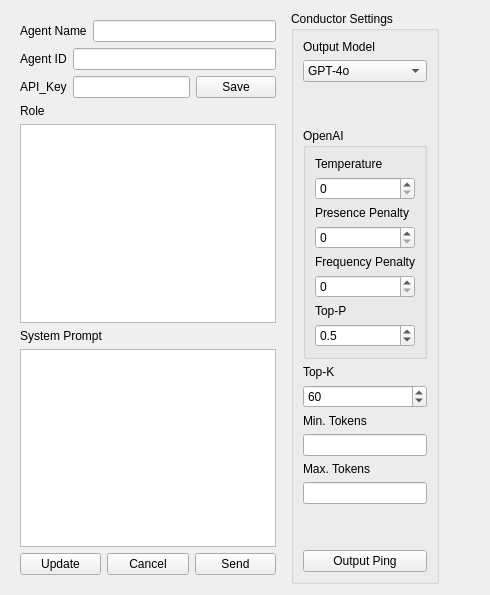
          <widget class="QWidget" name="page_4">
           <layout class="QHBoxLayout" name="horizontalLayout_57">
            <item>
             <widget class="QFrame" name="frame">
              <property name="frameShape">
               <enum>QFrame::NoFrame</enum>
              </property>
              <layout class="QVBoxLayout" name="verticalLayout_85">
               <item>
                <layout class="QHBoxLayout" name="horizontalLayout_48">
                 <item>
                  <widget class="QLabel" name="conductor_NameLabel">
                   <property name="text">
                    <string>Agent Name</string>
                   </property>
                  </widget>
                 </item>
                 <item>
                  <widget class="QLineEdit" name="conductor_AgentNameLE"/>
                 </item>
                </layout>
               </item>
               <item>
                <layout class="QHBoxLayout" name="horizontalLayout_49">
                 <item>
                  <widget class="QLabel" name="conductor_AgentID_Label">
                   <property name="text">
                    <string>Agent ID</string>
                   </property>
                  </widget>
                 </item>
                 <item>
                  <widget class="QLineEdit" name="conductor_AgentID_LE"/>
                 </item>
                </layout>
               </item>
               <item>
                <layout class="QHBoxLayout" name="horizontalLayout_50">
                 <item>
                  <widget class="QLabel" name="conductor_API_KeyLabel">
                   <property name="text">
                    <string>API_Key</string>
                   </property>
                  </widget>
                 </item>
                 <item>
                  <widget class="QLineEdit" name="conductor_API_KeyLE"/>
                 </item>
                 <item>
                  <widget class="QPushButton" name="conductorAPI_SaveBtn">
                   <property name="text">
                    <string>Save</string>
                   </property>
                  </widget>
                 </item>
                </layout>
               </item>
               <item>
                <widget class="QLabel" name="conductor_RoleLAbel">
                 <property name="text">
                  <string>Role</string>
                 </property>
                </widget>
               </item>
               <item>
                <widget class="QTextEdit" name="conductor_RoleTE"/>
               </item>
               <item>
                <widget class="QLabel" name="conductor_SystemPromptLabel">
                 <property name="text">
                  <string>System Prompt</string>
                 </property>
                </widget>
               </item>
               <item>
                <widget class="QTextEdit" name="conductor_SystemPromptTE"/>
               </item>
               <item>
                <layout class="QHBoxLayout" name="horizontalLayout_61">
                 <item>
                  <widget class="QPushButton" name="conductor_UpdateBtn">
                   <property name="text">
                    <string>Update</string>
                   </property>
                  </widget>
                 </item>
                 <item>
                  <widget class="QPushButton" name="conductor_CancelBtn">
                   <property name="text">
                    <string>Cancel</string>
                   </property>
                  </widget>
                 </item>
                 <item>
                  <widget class="QPushButton" name="conductor_SendBtn">
                   <property name="text">
                    <string>Send</string>
                   </property>
                  </widget>
                 </item>
                </layout>
               </item>
              </layout>
             </widget>
            </item>
            <item>
             <widget class="QGroupBox" name="conductor_ControllerGB">
              <property name="title">
               <string>Conductor Settings</string>
              </property>
              <layout class="QVBoxLayout" name="verticalLayout_90">
               <item>
                <widget class="QLabel" name="conductor_ModelLabel">
                 <property name="text">
                  <string>Output Model</string>
                 </property>
                </widget>
               </item>
               <item>
                <widget class="QComboBox" name="conductor_ModelCB">
                 <item>
                  <property name="text">
                   <string>GPT-4o</string>
                  </property>
                 </item>
                 <item>
                  <property name="text">
                   <string>Claude 3</string>
                  </property>
                 </item>
                 <item>
                  <property name="text">
                   <string>Command R+</string>
                  </property>
                 </item>
                 <item>
                  <property name="text">
                   <string>Gemini</string>
                  </property>
                 </item>
                 <item>
                  <property name="text">
                   <string>Mistral</string>
                  </property>
                 </item>
                 <item>
                  <property name="text">
                   <string>Mistral 7B</string>
                  </property>
                 </item>
                 <item>
                  <property name="text">
                   <string>LLaMA 2</string>
                  </property>
                 </item>
                 <item>
                  <property name="text">
                   <string>GPT-3</string>
                  </property>
                 </item>
                 <item>
                  <property name="text">
                   <string>Nous Hermes</string>
                  </property>
                 </item>
                 <item>
                  <property name="text">
                   <string>Mythomax</string>
                  </property>
                 </item>
                </widget>
               </item>
               <item>
                <spacer name="verticalSpacer_8">
                 <property name="orientation">
                  <enum>Qt::Vertical</enum>
                 </property>
                 <property name="sizeHint" stdset="0">
                  <size>
                   <width>20</width>
                   <height>40</height>
                  </size>
                 </property>
                </spacer>
               </item>
               <item>
                <widget class="QGroupBox" name="conductor_OpenAI_GB">
                 <property name="title">
                  <string>OpenAI </string>
                 </property>
                 <layout class="QVBoxLayout" name="verticalLayout_91">
                  <item>
                   <widget class="QLabel" name="conductor_TemperatureLabel">
                    <property name="text">
                     <string>Temperature</string>
                    </property>
                   </widget>
                  </item>
                  <item>
                   <widget class="QSpinBox" name="conductor_TemperatureSB"/>
                  </item>
                  <item>
                   <widget class="QLabel" name="conductor_PresencePenaltyLabel">
                    <property name="text">
                     <string>Presence Penalty</string>
                    </property>
                   </widget>
                  </item>
                  <item>
                   <widget class="QSpinBox" name="conductor_PresencePenaltySB"/>
                  </item>
                  <item>
                   <widget class="QLabel" name="conductor_FrequencPenaltyLabel">
                    <property name="text">
                     <string>Frequency Penalty</string>
                    </property>
                   </widget>
                  </item>
                  <item>
                   <widget class="QSpinBox" name="conductor_FrequencyPenaltySB"/>
                  </item>
                  <item>
                   <widget class="QLabel" name="conductor_TopPLabel">
                    <property name="text">
                     <string>Top-P</string>
                    </property>
                   </widget>
                  </item>
                  <item>
                   <widget class="QDoubleSpinBox" name="conductor_TopPSB">
                    <property name="decimals">
                     <number>1</number>
                    </property>
                    <property name="minimum">
                     <double>0.100000000000000</double>
                    </property>
                    <property name="maximum">
                     <double>1.000000000000000</double>
                    </property>
                    <property name="singleStep">
                     <double>0.100000000000000</double>
                    </property>
                    <property name="value">
                     <double>0.500000000000000</double>
                    </property>
                   </widget>
                  </item>
                 </layout>
                </widget>
               </item>
               <item>
                <widget class="QLabel" name="conductor_TopKLabel">
                 <property name="text">
                  <string>Top-K</string>
                 </property>
                </widget>
               </item>
               <item>
                <widget class="QSpinBox" name="conductor_TopKSB">
                 <property name="minimum">
                  <number>20</number>
                 </property>
                 <property name="maximum">
                  <number>100</number>
                 </property>
                 <property name="value">
                  <number>60</number>
                 </property>
                </widget>
               </item>
               <item>
                <widget class="QLabel" name="conductor_MinTokensLabel">
                 <property name="text">
                  <string>Min. Tokens</string>
                 </property>
                </widget>
               </item>
               <item>
                <widget class="QLineEdit" name="conductor_MinTkensLE"/>
               </item>
               <item>
                <widget class="QLabel" name="conductor_MaxTokensLabel">
                 <property name="text">
                  <string>Max. Tokens</string>
                 </property>
                </widget>
               </item>
               <item>
                <widget class="QLineEdit" name="conductor_MaxTokenLE"/>
               </item>
               <item>
                <spacer name="verticalSpacer_9">
                 <property name="orientation">
                  <enum>Qt::Vertical</enum>
                 </property>
                 <property name="sizeHint" stdset="0">
                  <size>
                   <width>20</width>
                   <height>40</height>
                  </size>
                 </property>
                </spacer>
               </item>
               <item>
                <widget class="QPushButton" name="conductor_PingBtn">
                 <property name="text">
                  <string>Output Ping</string>
                 </property>
                </widget>
               </item>
              </layout>
             </widget>
            </item>
            <item>
             <spacer name="horizontalSpacer_11">
              <property name="orientation">
               <enum>Qt::Horizontal</enum>
              </property>
              <property name="sizeHint" stdset="0">
               <size>
                <width>40</width>
                <height>20</height>
               </size>
              </property>
             </spacer>
            </item>
           </layout>
          </widget>
